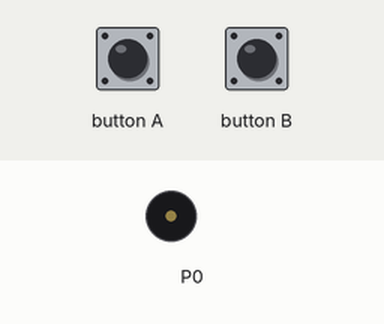
A program run on a simulated BBC micro:bit (MakeCode). Parts: buzzer (waves = sounding). Inputs (shaded band) come from the test bench.

Above: at 1.2 s.
1.3 s: button A pressed for 0.15 s
At 3.3 s:
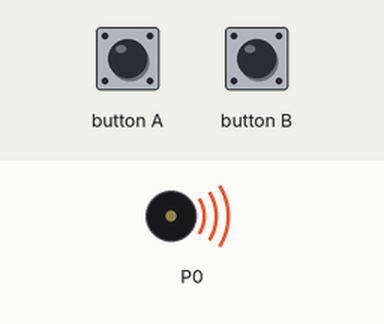
4.4 s: button B pressed for 0.15 s
At 10.2 s:
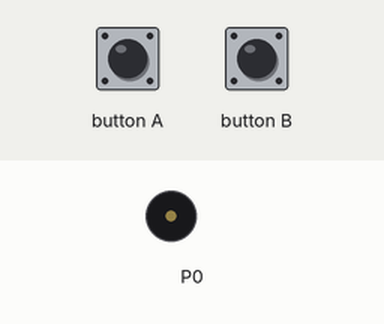
Timing chart, 0 to 11.7 s (numbered marks = the images above; inputs shaded):
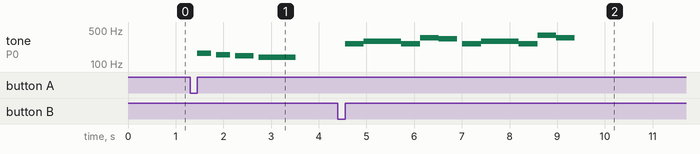

The program:

main.ts
```typescript
input.onButtonPressed(Button.A, function () {
    music.startMelody(music.builtInMelody(Melodies.Wawawawaa), MelodyOptions.Once)
})
input.onButtonPressed(Button.B, function () {
    music.playTone(262, music.beat(BeatFraction.Half))
    music.playTone(262, music.beat(BeatFraction.Half))
    music.playTone(294, music.beat(BeatFraction.Double))
    music.playTone(262, music.beat(BeatFraction.Whole))
    music.playTone(349, music.beat(BeatFraction.Whole))
    music.playTone(330, music.beat(BeatFraction.Whole))
    basic.pause(100)
    music.playTone(262, music.beat(BeatFraction.Half))
    music.playTone(262, music.beat(BeatFraction.Half))
    music.playTone(294, music.beat(BeatFraction.Double))
    music.playTone(262, music.beat(BeatFraction.Whole))
    music.playTone(392, music.beat(BeatFraction.Whole))
    music.playTone(349, music.beat(BeatFraction.Whole))
})
music.setTempo(154)
```

test.ts
```typescript
// aquí va el archivo "tests"; esto no se compilará cuando este paquete se utilice como una extensión.
```

Measured:
- after the input at 1.3 s, tone on P0: plays 165 Hz for 0.29 s, 156 Hz for 0.29 s, 147 Hz for 0.39 s, 139 Hz for 0.78 s, starting after 0.15 s
- after the input at 4.4 s, tone on P0: plays 262 Hz for 0.40 s, 294 Hz for 0.78 s, 262 Hz for 0.39 s, 349 Hz for 0.39 s, 330 Hz for 0.39 s, 262 Hz for 0.40 s … (10 notes in this stretch), starting after 0.15 s
